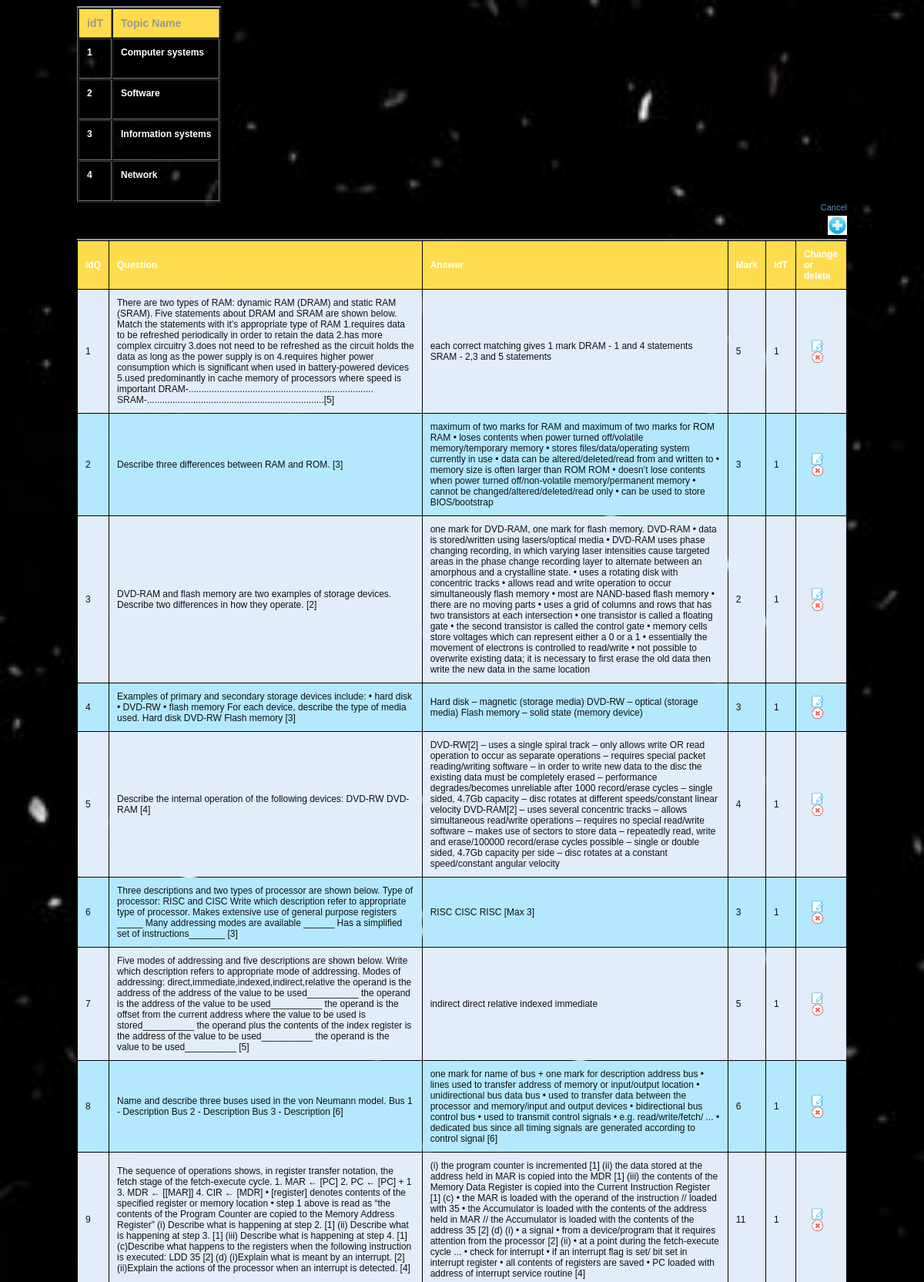
Page /list.php (upper part) on the committed database.
### tables this page shows
CREATE TABLE `qalist` (
  `idQ` int(255) NOT NULL,
  `Question` varchar(5000) NOT NULL,
  `Answer` varchar(5000) NOT NULL,
  `Mark` int(11) NOT NULL,
  `idT` int(11) NOT NULL
);

### list.php (the view, shortened to what this page needs)
<?php
require_once("db.php");
$sql = "SELECT * FROM qalist";
$result = mysqli_query($conn,$sql);
?>
<html>
<head>
<link rel="stylesheet" type="text/css" href="design.css" />
</head>
<body>
<form name="frmUser" method="post" action="">
<div style="width:1000px;margin:auto;">
<table border="1" cellpadding="10" cellspacing="1" class="tblListForm1">
<tr class="listheader">
<td><label>idT</label></td>
<td><label>Topic Name</label></td>
</tr>
<tr class="list">
<td><h4>1<h4></td>
<td><h4>Computer systems<h4></td>
</tr>
<tr class="list">
<td><h4>2<h4></td>
<td><h4>Software<h4></td>
</tr>
<tr class="list">
<td><h4>3<h4></td>
<td><h4>Information systems<h4></td>
</tr>
<tr class="list">
<td><h4>4<h4></td>
<td><h4>Network<h4></td>
</tr>
</table>
<div align="right" style="padding-bottom:5px;"><a href="welcome.php" class="link">Cancel</a></div>
<div align="right" style="padding-bottom:5px;"><a href="add_question.php" class="link"><img alt='Add' title='Add' src='images/add.png' width='25px' height='25px'/></a></div>
<table border="0" cellpadding="10" cellspacing="1" width="1000"  class="tblListForm">
<tr class="listheader">
<td>idQ</td>
<td>Question</td>
<td>Answer</td>
<td>Mark</td>
<td>idT</td>
<td>Change or delete</td>
</tr>
<?php
$i=0;
while($row = mysqli_fetch_array($result)) {
if($i%2==0)
$classname="evenRow";
else
$classname="oddRow";
?>
<tr class="<?php if(isset($classname)) echo $classname;?>">
<td><?php echo $row["idQ"]; ?></td>
<td><?php echo $row["Question"]; ?></td>
<td><?php echo $row["Answer"]; ?></td>
<td><?php echo $row["Mark"]; ?></td>
<td><?php echo $row["idT"]; ?></td>
<td><a href="edit.php?idQ=<?php echo $row["idQ"]; ?>" class="link"><img alt='Edit' title='Edit' src='images/edit.png' width='15px' height='15px' hspace='10' /></a>  <a href="delete.php?idQ=<?php echo $row["idQ"]; ?>"  class="link"><img alt='Delete' title='Delete' src='images/delete.png' width='15px' height='15px'hspace='10' /></a></td>
</tr>
<?php
$i++;
}
?>
</table>
</form>
</body></html>

### design.css (style rules this page uses)
body { font-family:Arial; }
label { font-family:Arial; font-size:14px; color:#999999; }
.evenRow { background-color: #E2EDF9; font-size:12px; color:#101010; }
.oddRow { background-color: #B3E8FF; font-size:12px; color:#101010; }
.tblListForm { border-top:2px #999999 solid; margin:auto; }
.tblListForm1 { border-top:2px #999999 solid; margin:left; }
.listheader { background-color: #fedc4d; font-size:12px; font-weight:bold; }
.list { font-size:12px; font-weight:bold; }
.link { text-decoration:none; color:#5e8fc7; font-size:11px; }

### list.php (style rules this page uses)
body { background: url("images/kosmonavt_kacheli_buket_154206_3840x2160.jpg") no-repeat center; height: 100vh; color: #fff; min-height: 500px; background-size: cover; background-attachment: fixed; font-family: 'Ubuntu', sans-serif; font-family:Arial; }
h4 { color:#FFFFFF; }

### rows in the picture
qalist: idQ "1", Question "There are two types of RAM: dynamic RAM (DRAM) and static RAM (SRAM). Five statements about DRAM and SRAM are shown below. Match the statements with it’s appropriate type of RAM 1.requires data to be refreshed periodically in order to retain the data 2.has more complex circuitry 3.does not need to be refreshed as the circuit holds the data as long as the power supply is on 4.requires higher power consumption which is significant when used in battery-powered devices 5.used predominantly in cache memory of processors where speed is important DRAM-........................................................................…", Answer "each correct matching gives 1 mark DRAM - 1 and 4 statements SRAM - 2,3 and 5 statements", Mark "5", idT "1"
qalist: idQ "2", Question "Describe three differences between RAM and ROM. [3]", Answer "maximum of two marks for RAM and maximum of two marks for ROM RAM • loses contents when power turned off/volatile memory/temporary memory • stores files/data/operating system currently in use • data can be altered/deleted/read from and written to • memory size is often larger than ROM ROM • doesn’t lose contents when power turned off/non-volatile memory/permanent memory • cannot be changed/altered/deleted/read only • can be used to store BIOS/bootstrap", Mark "3", idT "1"
qalist: idQ "3", Question "DVD-RAM and flash memory are two examples of storage devices. Describe two differences in how they operate. [2]", Answer "one mark for DVD-RAM, one mark for flash memory. DVD-RAM • data is stored/written using lasers/optical media • DVD-RAM uses phase changing recording, in which varying laser intensities cause targeted areas in the phase change recording layer to alternate between an amorphous and a crystalline state. • uses a rotating disk with concentric tracks • allows read and write operation to occur simultaneously flash memory • most are NAND-based flash memory • there are no moving parts • uses a grid of columns and rows that has two transistors at each intersection • one transistor is called a floating gate • the second transistor is called the control gate • memory cells store voltages which can…", Mark "2", idT "1"
qalist: idQ "4", Question "Examples of primary and secondary storage devices include: • hard disk • DVD-RW • flash memory For each device, describe the type of media used. Hard disk DVD-RW Flash memory [3]", Answer "Hard disk – magnetic (storage media) DVD-RW – optical (storage media) Flash memory – solid state (memory device)", Mark "3", idT "1"
qalist: idQ "5", Question "Describe the internal operation of the following devices: DVD-RW DVD-RAM [4]", Answer "DVD-RW[2] – uses a single spiral track – only allows write OR read operation to occur as separate operations – requires special packet reading/writing software – in order to write new data to the disc the existing data must be completely erased – performance degrades/becomes unreliable after 1000 record/erase cycles – single sided, 4.7Gb capacity – disc rotates at different speeds/constant linear velocity DVD-RAM[2] – uses several concentric tracks – allows simultaneous read/write operations – requires no special read/write software – makes use of sectors to store data – repeatedly read, write and erase/100000 record/erase cycles possible – single or double sided, 4.7Gb capacity per side –…", Mark "4", idT "1"
qalist: idQ "6", Question "Three descriptions and two types of processor are shown below. Type of processor: RISC and CISC Write which description refer to appropriate type of processor. Makes extensive use of general purpose registers _____ Many addressing modes are available ______ Has a simplified set of instructions_______ [3]", Answer "RISC CISC RISC [Max 3]", Mark "3", idT "1"
qalist: idQ "7", Question "Five modes of addressing and five descriptions are shown below. Write which description refers to appropriate mode of addressing. Modes of addressing: direct,immediate,indexed,indirect,relative the operand is the address of the address of the value to be used__________ the operand is the address of the value to be used__________ the operand is the offset from the current address where the value to be used is stored__________ the operand plus the contents of the index register is the address of the value to be used__________ the operand is the value to be used__________ [5]", Answer "indirect direct relative indexed immediate", Mark "5", idT "1"
qalist: idQ "8", Question "Name and describe three buses used in the von Neumann model. Bus 1 - Description Bus 2 - Description Bus 3 - Description [6]", Answer "one mark for name of bus + one mark for description address bus • lines used to transfer address of memory or input/output location • unidirectional bus data bus • used to transfer data between the processor and memory/input and output devices • bidirectional bus control bus • used to transmit control signals • e.g. read/write/fetch/ ... • dedicated bus since all timing signals are generated according to control signal [6]", Mark "6", idT "1"
qalist: idQ "9", Question "The sequence of operations shows, in register transfer notation, the fetch stage of the fetch-execute cycle. 1. MAR ← [PC] 2. PC ← [PC] + 1 3. MDR ← [[MAR]] 4. CIR ← [MDR] • [register] denotes contents of the specified register or memory location • step 1 above is read as “the contents of the Program Counter are copied to the Memory Address Register” (i) Describe what is happening at step 2. [1] (ii) Describe what is happening at step 3. [1] (iii) Describe what is happening at step 4. [1] (c)Describe what happens to the registers when the following instruction is executed: LDD 35 [2] (d) (i)Explain what is meant by an interrupt. [2] (ii)Explain the actions of the processor when an interrupt…", Answer "(i) the program counter is incremented [1] (ii) the data stored at the address held in MAR is copied into the MDR [1] (iii) the contents of the Memory Data Register is copied into the Current Instruction Register [1] (c) • the MAR is loaded with the operand of the instruction // loaded with 35 • the Accumulator is loaded with the contents of the address held in MAR // the Accumulator is loaded with the contents of the address 35 [2] (d) (i) • a signal • from a device/program that it requires attention from the processor [2] (ii) • at a point during the fetch-execute cycle ... • check for interrupt • if an interrupt flag is set/ bit set in interrupt register • all contents of registers are…", Mark "11", idT "1"
